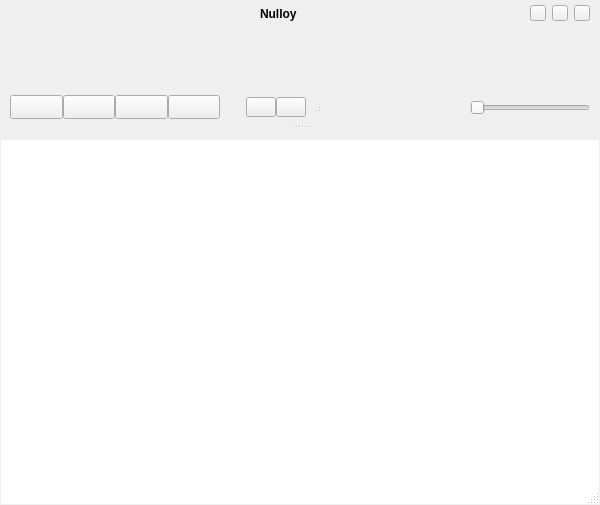
<?xml version="1.0" encoding="UTF-8"?>
<ui version="4.0">
 <class>mainWindow</class>
 <widget class="QDialog" name="mainWindow">
  <property name="geometry">
   <rect>
    <x>0</x>
    <y>0</y>
    <width>600</width>
    <height>505</height>
   </rect>
  </property>
  <property name="styleSheet">
   <string notr="true">#titleLabel {
	color : #141414;
	qproperty-shadow_enabled: true;
	qproperty-shadow_offset_y: 1;
	qproperty-shadow_color: #FFFFFF;
}

#borderWidget {
	background-color: qlineargradient(x1: 0, y1: 0, x2: 0, y2: 1, stop: 0 #767676, stop: 1 #515151);
}

#coverWidget {
	background: transparent;
	border: 1px solid #767676;
}
#coverWidget:hover {
	border: 1px solid #FBFFDD;
}

#backgroundWidget {
	background: #c8c8c8;
	border-top: 22px solid qlineargradient(spread:pad, x1:0, y1:0, x2:0, y2:1, stop:0 #f0f0f0, stop:1 #c8c8c8);
	border-bottom: 50px solid qlineargradient(spread:pad, x1:0, y1:0, x2:0, y2:1, stop:0 #c8c8c8, stop:1 #a0a0a0);
}

#splitter {
	background: #a0a0a0;
}
#splitter::handle {
	background-image: url(size_grip.png);
	background-repeat: no-repeat;
	background-position: center;
	border-width: 0 0 1 0;
	border-style: solid;
	border-color: #6c6c6c;
	margin-top: -8;
	padding-top: 7;
	padding-bottom: 1;
}

#shadowWidget {
	background: qlineargradient(spread:pad, x1:0, y1:0, x2:0, y2:1, stop:0 rgba(0, 0, 0, 110), stop:0.5 rgba(0, 0, 0, 35), stop:0.7 rgba(0, 0, 0, 15), stop:1 rgba(0, 0, 0, 0));
}

#playlistWidget {
	color: #000000;
	qproperty-playing_text_color: #000000;
	qproperty-failed_text_color: #949494;
	background: #FFFFFF;
	padding: 5;
	qproperty-file_drop_radius: 5;
	qproperty-file_drop_border_color: rgba(97, 148, 215, 50);
	qproperty-file_drop_background: rgba(97, 148, 215, 100);
}
#playlistWidget::item {
	background: #FFFFFF;
}
#playlistWidget::item:alternate {
	background: #E9E9E9;
}
#playlistWidget::item:selected {
	color: #000000;
	background: #BBBBBB;
}

#playlistWidget QScrollBar {
	background: transparent;
	width: 13;
	margin-bottom: 15;
}
#playlistWidget QScrollBar::handle {
	border-radius: 4px;
	border: 1px solid #FFFFFF;
	background: qlineargradient(spread:pad, x1:0.1, y1:0, x2:0.9, y2:0, stop:0 #AAAAAA, stop:1 #919191);
	margin-left: 5;
	border: 5;
	min-height: 30px;
}
#playlistWidget QScrollBar::handle:hover {
	background: qlineargradient(spread:pad, x1:0.1, y1:0, x2:0.9, y2:0, stop:0 #919191, stop:1 #828282);
}
#playlistWidget QScrollBar::add-line,
#playlistWidget QScrollBar::sub-line,
#playlistWidget QScrollBar::add-page,
#playlistWidget QScrollBar::sub-page {
	height: 0px;
	background: transparent;
}

#playlistToggleButton {
	border-radius: 2px;
	border: 1px solid #4A4A4A;
	border-bottom: none;
	border-bottom-left-radius: 0;
	border-bottom-right-radius: 0;
	background: qlineargradient(spread:pad, x1:0, y1:0.1, x2:0, y2:0.9, stop:0 #A8A8A8, stop:1 #A0A0A0);
	qproperty-icon: url(playlist_icon.png);
}
#playlistToggleButton:hover {
	background: qlineargradient(spread:pad, x1:0, y1:0.1, x2:0, y2:0.9, stop:0 #FFFFFD, stop:1 #FBFFDE);
}
#playlistToggleButton:pressed {
	background: qlineargradient(spread:pad, x1:0, y1:0.1, x2:0, y2:0.9, stop:0 #686868, stop:1 #9C9C9C);
}

#mainWindow &gt; QSizeGrip, #sizeGrip {
	background-image: url(size_grip.png);
	background-repeat: none;
	width: 14px;
	height: 14px;
}

#iconLabel {
	border-image: url(icon.png);
}

#segmentWrapper,
#repeatShuffleWrapper {
	border-radius: 2px;
	border:  1px solid #DEDEDE;
}
#prevButton, #playButton, #stopButton, #nextButton,
#repeatButton, #shuffleButton {
	border-radius: 2px;
	border: 1px solid #4A4A4A;
	background: qlineargradient(spread:pad, x1:0, y1:0.1, x2:0, y2:0.9, stop:0 #FAFAFA, stop:1 #9b9b9b);
	padding-top: 1px;
}
#prevButton, #playButton, #stopButton,
#repeatButton {
	border-right: none;
}
#playButton, #stopButton {
	border-radius: 0;
}
#prevButton, #repeatButton {
	border-top-right-radius: 0;
	border-bottom-right-radius: 0;
}
#nextButton, #shuffleButton {
	border-top-left-radius: 0;
	border-bottom-left-radius: 0;
}
#playButton:hover, #stopButton:hover,
#nextButton:hover, #prevButton:hover,
#repeatButton:hover, #shuffleButton:hover {
	background: qlineargradient(spread:pad, x1:0, y1:0.1, x2:0, y2:0.9, stop:0 #FFFFFE, stop:1 #FBFFDD);
}
#playButton:pressed, #stopButton:pressed,
#nextButton:pressed, #prevButton:pressed,
#repeatButton:pressed, #shuffleButton:pressed,
#repeatButton:checked, #shuffleButton:checked {
	background: qlineargradient(spread:pad, x1:0, y1:0.1, x2:0, y2:0.9, stop:0 #666666, stop:1 #9E9E9E);
	padding-top: 2px;
}
#repeatButton:checked, #shuffleButton:checked {
	padding-top: 0;
}
#repeatButton:checked:pressed, #shuffleButton:checked:pressed {
	padding-top: 2px;
}
#repeatButton {
	qproperty-icon: url(repeat.png);
}
#shuffleButton {
	qproperty-icon: url(shuffle.png);
}
#prevButton {
	qproperty-icon: url(prev.png);
}
#stopButton {
	qproperty-icon: url(stop.png);
}
#playButton {
	qproperty-icon: url(play.png);
}
#nextButton {
	qproperty-icon: url(next.png);
}

#menuWrapperOuter,
#minimizeWrapperOuter,
#closeWrapperOuter {
	background: qradialgradient(spread:pad, cx:0.5, cy:0.5, radius:0.5, fx:0.5, fy:0.5, stop:0 #EDEDED, stop:0.999 #EDEDED, stop:1 transparent);
}
#menuWrapperInner,
#minimizeWrapperInner,
#closeWrapperInner {
	background: qradialgradient(spread:pad, cx:0.5, cy:0.5, radius:0.5, fx:0.5, fy:0.5, stop:0 #4A4A4A, stop:0.98 #4A4A4A, stop:1 transparent);
}
#menuButton,
#minimizeButton,
#closeButton {
	border-radius: 8px;
	border: 2px solid transparent;
	background: qlineargradient(spread:pad, x1:0, y1:0.1, x2:0, y2:0.9, stop:0 #F8F8F8, stop:1 #B4B4B4);
}
#menuButton:hover, #minimizeButton:hover, #closeButton:hover  {
	background: qlineargradient(spread:pad, x1:0, y1:0.1, x2:0, y2:0.9, stop:0 #FFFFFB, stop:1 #FBFFE0);
}
#menuButton:pressed, #minimizeButton:pressed, #closeButton:pressed {
	background: qlineargradient(spread:pad, x1:0, y1:0.1, x2:0, y2:0.9, stop:0 #6F6F6F, stop:1 #B5B5B5);
	padding-top: 2px;
}
#closeButton {
	qproperty-icon: url(button_close.png);
}
#minimizeButton {
	qproperty-icon: url(button_minimize.png);
}
#menuButton {
	qproperty-icon: url(button_menu.png);
}

#volumeWrapper {
	margin: 8px 0;
	border-radius: 4px;
	border:  1px solid #DEDEDE;
}
#volumeSlider::groove:horizontal {
	border-radius: 4px;
	border: 1px solid #4A4A4A;
	background: qlineargradient(spread:pad, x1:0, y1:0.1, x2:0, y2:0.9, stop:0 #AAAAAA, stop:1 #8C8C8C);
	height: 8;
}
#volumeSlider::handle:horizontal {
	border-radius: 4px;
	border: 1px solid #4A4A4A;
	background: qlineargradient(spread:pad, x1:0, y1:0.1, x2:0, y2:0.9, stop:0 #F8F8F8, stop:1 #B4B4B4);
	width: 23;
	margin: -1;
}
#volumeSlider::handle:horizontal:hover {
	background: qlineargradient(spread:pad, x1:0, y1:0.1, x2:0, y2:0.9, stop:0 #F8F8F8, stop:1 #FBFFE0);
}

#waveformSlider {
	background: #000000;
	qproperty-radius: 5;
	qproperty-background: qlineargradient(spread:pad, x1:0, y1:0, x2:0, y2:1, stop:0 #28323D, stop:1 #3F4F61);
	qproperty-wave_background: qlineargradient(spread:pad, x1:0, y1:0, x2:0, y2:1, stop:0 #55A807, stop:1 #366B04);
	qproperty-wave_border_color: #8AE234;
	qproperty-progress_playing_background: #0080ff;
	qproperty-progress_paused_background: #CE8419;
	qproperty-playing_composition: Overlay;
	qproperty-paused_composition: Overlay;
	qproperty-file_drop_border_color: rgba(97, 148, 215, 150);
	qproperty-file_drop_background: rgba(97, 148, 215, 150);
}

NTrackInfoWidget {
	margin: 2;
}
NTrackInfoWidget QLabel {
	color: #FFFFFF;
	background: rgba(0, 0, 0, 180);
	border-radius: 7;
	padding: 0 3;
	max-height: 14px;
	font-size: 11px;
	font-weight: bold;
}
NTrackInfoWidget #MiddleCenter {
	border-radius: 8;
	padding-bottom: 2;
	font-size: 13px;
}</string>
  </property>
  <property name="sizeGripEnabled">
   <bool>true</bool>
  </property>
  <layout class="QVBoxLayout" name="verticalLayout">
   <property name="spacing">
    <number>0</number>
   </property>
   <property name="margin">
    <number>0</number>
   </property>
   <item>
    <widget class="QWidget" name="borderWidget" native="true">
     <layout class="QVBoxLayout" name="verticalLayout_6">
      <property name="spacing">
       <number>0</number>
      </property>
      <property name="margin">
       <number>1</number>
      </property>
      <item>
       <widget class="QSplitter" name="splitter">
        <property name="orientation">
         <enum>Qt::Vertical</enum>
        </property>
        <property name="handleWidth">
         <number>5</number>
        </property>
        <property name="childrenCollapsible">
         <bool>true</bool>
        </property>
        <widget class="QWidget" name="backgroundWidget" native="true">
         <layout class="QVBoxLayout" name="verticalLayout_3">
          <property name="margin">
           <number>0</number>
          </property>
          <item>
           <widget class="QWidget" name="splitTop" native="true">
            <layout class="QVBoxLayout" name="verticalLayout_2">
             <property name="spacing">
              <number>0</number>
             </property>
             <property name="leftMargin">
              <number>9</number>
             </property>
             <property name="topMargin">
              <number>4</number>
             </property>
             <property name="rightMargin">
              <number>9</number>
             </property>
             <property name="bottomMargin">
              <number>3</number>
             </property>
             <item>
              <widget class="QWidget" name="titleWidget" native="true">
               <property name="sizePolicy">
                <sizepolicy hsizetype="Preferred" vsizetype="Maximum">
                 <horstretch>0</horstretch>
                 <verstretch>0</verstretch>
                </sizepolicy>
               </property>
               <layout class="QHBoxLayout" name="titleBarlLayout">
                <property name="spacing">
                 <number>6</number>
                </property>
                <property name="margin">
                 <number>0</number>
                </property>
                <item>
                 <widget class="QWidget" name="iconLabel" native="true">
                  <property name="minimumSize">
                   <size>
                    <width>16</width>
                    <height>17</height>
                   </size>
                  </property>
                  <property name="maximumSize">
                   <size>
                    <width>16</width>
                    <height>17</height>
                   </size>
                  </property>
                 </widget>
                </item>
                <item>
                 <spacer name="titleBarSpacer_2">
                  <property name="orientation">
                   <enum>Qt::Horizontal</enum>
                  </property>
                  <property name="sizeType">
                   <enum>QSizePolicy::Expanding</enum>
                  </property>
                  <property name="sizeHint" stdset="0">
                   <size>
                    <width>10</width>
                    <height>10</height>
                   </size>
                  </property>
                 </spacer>
                </item>
                <item>
                 <widget class="NLabel" name="titleLabel">
                  <property name="sizePolicy">
                   <sizepolicy hsizetype="Minimum" vsizetype="Preferred">
                    <horstretch>0</horstretch>
                    <verstretch>0</verstretch>
                   </sizepolicy>
                  </property>
                  <property name="minimumSize">
                   <size>
                    <width>1</width>
                    <height>0</height>
                   </size>
                  </property>
                  <property name="font">
                   <font>
                    <pointsize>9</pointsize>
                    <weight>75</weight>
                    <bold>true</bold>
                   </font>
                  </property>
                  <property name="text">
                   <string notr="true">Nulloy</string>
                  </property>
                  <property name="alignment">
                   <set>Qt::AlignLeading|Qt::AlignLeft|Qt::AlignVCenter</set>
                  </property>
                 </widget>
                </item>
                <item>
                 <spacer name="titleBarSpacer_1">
                  <property name="orientation">
                   <enum>Qt::Horizontal</enum>
                  </property>
                  <property name="sizeType">
                   <enum>QSizePolicy::Expanding</enum>
                  </property>
                  <property name="sizeHint" stdset="0">
                   <size>
                    <width>10</width>
                    <height>10</height>
                   </size>
                  </property>
                 </spacer>
                </item>
                <item>
                 <widget class="QWidget" name="menuWrapperOuter" native="true">
                  <property name="minimumSize">
                   <size>
                    <width>16</width>
                    <height>17</height>
                   </size>
                  </property>
                  <property name="maximumSize">
                   <size>
                    <width>16</width>
                    <height>17</height>
                   </size>
                  </property>
                  <layout class="QVBoxLayout" name="menuWrapperLayoutOuter">
                   <property name="leftMargin">
                    <number>0</number>
                   </property>
                   <property name="topMargin">
                    <number>0</number>
                   </property>
                   <property name="rightMargin">
                    <number>0</number>
                   </property>
                   <property name="bottomMargin">
                    <number>1</number>
                   </property>
                   <item>
                    <widget class="QWidget" name="menuWrapperInner" native="true">
                     <layout class="QVBoxLayout" name="menuWrapperLayoutInner">
                      <property name="margin">
                       <number>0</number>
                      </property>
                      <item>
                       <widget class="QToolButton" name="menuButton">
                        <property name="sizePolicy">
                         <sizepolicy hsizetype="Preferred" vsizetype="Preferred">
                          <horstretch>0</horstretch>
                          <verstretch>0</verstretch>
                         </sizepolicy>
                        </property>
                        <property name="toolTip">
                         <string>Menu</string>
                        </property>
                        <property name="text">
                         <string/>
                        </property>
                       </widget>
                      </item>
                     </layout>
                    </widget>
                   </item>
                  </layout>
                 </widget>
                </item>
                <item>
                 <widget class="QWidget" name="minimizeWrapperOuter" native="true">
                  <property name="minimumSize">
                   <size>
                    <width>16</width>
                    <height>17</height>
                   </size>
                  </property>
                  <property name="maximumSize">
                   <size>
                    <width>16</width>
                    <height>17</height>
                   </size>
                  </property>
                  <layout class="QVBoxLayout" name="verticalLayout_9">
                   <property name="leftMargin">
                    <number>0</number>
                   </property>
                   <property name="topMargin">
                    <number>0</number>
                   </property>
                   <property name="rightMargin">
                    <number>0</number>
                   </property>
                   <property name="bottomMargin">
                    <number>1</number>
                   </property>
                   <item>
                    <widget class="QWidget" name="minimizeWrapperInner" native="true">
                     <layout class="QVBoxLayout" name="verticalLayout_10">
                      <property name="margin">
                       <number>0</number>
                      </property>
                      <item>
                       <widget class="QToolButton" name="minimizeButton">
                        <property name="sizePolicy">
                         <sizepolicy hsizetype="Preferred" vsizetype="Preferred">
                          <horstretch>0</horstretch>
                          <verstretch>0</verstretch>
                         </sizepolicy>
                        </property>
                        <property name="toolTip">
                         <string>Minimize</string>
                        </property>
                        <property name="text">
                         <string/>
                        </property>
                       </widget>
                      </item>
                     </layout>
                    </widget>
                   </item>
                  </layout>
                 </widget>
                </item>
                <item>
                 <widget class="QWidget" name="closeWrapperOuter" native="true">
                  <property name="minimumSize">
                   <size>
                    <width>16</width>
                    <height>17</height>
                   </size>
                  </property>
                  <property name="maximumSize">
                   <size>
                    <width>16</width>
                    <height>17</height>
                   </size>
                  </property>
                  <layout class="QVBoxLayout" name="verticalLayout_11">
                   <property name="leftMargin">
                    <number>0</number>
                   </property>
                   <property name="topMargin">
                    <number>0</number>
                   </property>
                   <property name="rightMargin">
                    <number>0</number>
                   </property>
                   <property name="bottomMargin">
                    <number>1</number>
                   </property>
                   <item>
                    <widget class="QWidget" name="closeWrapperInner" native="true">
                     <layout class="QVBoxLayout" name="verticalLayout_12">
                      <property name="margin">
                       <number>0</number>
                      </property>
                      <item>
                       <widget class="QToolButton" name="closeButton">
                        <property name="sizePolicy">
                         <sizepolicy hsizetype="Preferred" vsizetype="Preferred">
                          <horstretch>0</horstretch>
                          <verstretch>0</verstretch>
                         </sizepolicy>
                        </property>
                        <property name="toolTip">
                         <string>Close</string>
                        </property>
                        <property name="text">
                         <string/>
                        </property>
                       </widget>
                      </item>
                     </layout>
                    </widget>
                   </item>
                  </layout>
                 </widget>
                </item>
               </layout>
              </widget>
             </item>
             <item>
              <spacer name="verticalSpacer_2">
               <property name="orientation">
                <enum>Qt::Vertical</enum>
               </property>
               <property name="sizeType">
                <enum>QSizePolicy::Fixed</enum>
               </property>
               <property name="sizeHint" stdset="0">
                <size>
                 <width>20</width>
                 <height>4</height>
                </size>
               </property>
              </spacer>
             </item>
             <item>
              <layout class="QHBoxLayout" name="coverWaveformLayout">
               <property name="spacing">
                <number>4</number>
               </property>
               <item>
                <widget class="NCoverWidget" name="coverWidget">
                 <property name="sizePolicy">
                  <sizepolicy hsizetype="Fixed" vsizetype="Expanding">
                   <horstretch>0</horstretch>
                   <verstretch>0</verstretch>
                  </sizepolicy>
                 </property>
                 <property name="minimumSize">
                  <size>
                   <width>60</width>
                   <height>60</height>
                  </size>
                 </property>
                 <property name="text">
                  <string/>
                 </property>
                </widget>
               </item>
               <item>
                <widget class="NWaveformSlider" name="waveformSlider" native="true"/>
               </item>
              </layout>
             </item>
             <item>
              <spacer name="verticalSpacer">
               <property name="orientation">
                <enum>Qt::Vertical</enum>
               </property>
               <property name="sizeType">
                <enum>QSizePolicy::Fixed</enum>
               </property>
               <property name="sizeHint" stdset="0">
                <size>
                 <width>20</width>
                 <height>9</height>
                </size>
               </property>
              </spacer>
             </item>
             <item>
              <widget class="QWidget" name="controlsContainer" native="true">
               <property name="sizePolicy">
                <sizepolicy hsizetype="Preferred" vsizetype="Maximum">
                 <horstretch>0</horstretch>
                 <verstretch>0</verstretch>
                </sizepolicy>
               </property>
               <layout class="QHBoxLayout" name="horizontalLayout_3">
                <property name="margin">
                 <number>0</number>
                </property>
                <item>
                 <widget class="QWidget" name="segmentWrapper" native="true">
                  <property name="sizePolicy">
                   <sizepolicy hsizetype="Fixed" vsizetype="Fixed">
                    <horstretch>0</horstretch>
                    <verstretch>0</verstretch>
                   </sizepolicy>
                  </property>
                  <property name="minimumSize">
                   <size>
                    <width>210</width>
                    <height>25</height>
                   </size>
                  </property>
                  <property name="maximumSize">
                   <size>
                    <width>210</width>
                    <height>25</height>
                   </size>
                  </property>
                  <layout class="QHBoxLayout" name="horizontalLayout_2">
                   <property name="spacing">
                    <number>0</number>
                   </property>
                   <property name="leftMargin">
                    <number>0</number>
                   </property>
                   <property name="topMargin">
                    <number>0</number>
                   </property>
                   <property name="rightMargin">
                    <number>0</number>
                   </property>
                   <property name="bottomMargin">
                    <number>1</number>
                   </property>
                   <item>
                    <widget class="QToolButton" name="prevButton">
                     <property name="sizePolicy">
                      <sizepolicy hsizetype="Expanding" vsizetype="Expanding">
                       <horstretch>0</horstretch>
                       <verstretch>0</verstretch>
                      </sizepolicy>
                     </property>
                     <property name="focusPolicy">
                      <enum>Qt::NoFocus</enum>
                     </property>
                     <property name="toolTip">
                      <string>Previous</string>
                     </property>
                    </widget>
                   </item>
                   <item>
                    <widget class="QToolButton" name="playButton">
                     <property name="sizePolicy">
                      <sizepolicy hsizetype="Expanding" vsizetype="Expanding">
                       <horstretch>0</horstretch>
                       <verstretch>0</verstretch>
                      </sizepolicy>
                     </property>
                     <property name="focusPolicy">
                      <enum>Qt::NoFocus</enum>
                     </property>
                     <property name="toolTip">
                      <string>Play / Pause</string>
                     </property>
                    </widget>
                   </item>
                   <item>
                    <widget class="QToolButton" name="stopButton">
                     <property name="sizePolicy">
                      <sizepolicy hsizetype="Expanding" vsizetype="Expanding">
                       <horstretch>0</horstretch>
                       <verstretch>0</verstretch>
                      </sizepolicy>
                     </property>
                     <property name="focusPolicy">
                      <enum>Qt::NoFocus</enum>
                     </property>
                     <property name="toolTip">
                      <string>Stop</string>
                     </property>
                    </widget>
                   </item>
                   <item>
                    <widget class="QToolButton" name="nextButton">
                     <property name="sizePolicy">
                      <sizepolicy hsizetype="Expanding" vsizetype="Expanding">
                       <horstretch>0</horstretch>
                       <verstretch>0</verstretch>
                      </sizepolicy>
                     </property>
                     <property name="focusPolicy">
                      <enum>Qt::NoFocus</enum>
                     </property>
                     <property name="toolTip">
                      <string>Next</string>
                     </property>
                    </widget>
                   </item>
                  </layout>
                 </widget>
                </item>
                <item>
                 <spacer name="horizontalSpacer_2">
                  <property name="orientation">
                   <enum>Qt::Horizontal</enum>
                  </property>
                  <property name="sizeType">
                   <enum>QSizePolicy::Preferred</enum>
                  </property>
                  <property name="sizeHint" stdset="0">
                   <size>
                    <width>20</width>
                    <height>13</height>
                   </size>
                  </property>
                 </spacer>
                </item>
                <item>
                 <widget class="QWidget" name="repeatShuffleWrapper" native="true">
                  <property name="sizePolicy">
                   <sizepolicy hsizetype="Fixed" vsizetype="Fixed">
                    <horstretch>0</horstretch>
                    <verstretch>0</verstretch>
                   </sizepolicy>
                  </property>
                  <property name="minimumSize">
                   <size>
                    <width>60</width>
                    <height>21</height>
                   </size>
                  </property>
                  <property name="maximumSize">
                   <size>
                    <width>60</width>
                    <height>21</height>
                   </size>
                  </property>
                  <layout class="QHBoxLayout" name="segmentWrapper_2">
                   <property name="spacing">
                    <number>0</number>
                   </property>
                   <property name="leftMargin">
                    <number>0</number>
                   </property>
                   <property name="topMargin">
                    <number>0</number>
                   </property>
                   <property name="rightMargin">
                    <number>0</number>
                   </property>
                   <property name="bottomMargin">
                    <number>1</number>
                   </property>
                   <item>
                    <widget class="QToolButton" name="repeatButton">
                     <property name="sizePolicy">
                      <sizepolicy hsizetype="Expanding" vsizetype="Expanding">
                       <horstretch>0</horstretch>
                       <verstretch>0</verstretch>
                      </sizepolicy>
                     </property>
                     <property name="toolTip">
                      <string>Repeat</string>
                     </property>
                     <property name="text">
                      <string/>
                     </property>
                     <property name="iconSize">
                      <size>
                       <width>18</width>
                       <height>18</height>
                      </size>
                     </property>
                     <property name="checkable">
                      <bool>true</bool>
                     </property>
                    </widget>
                   </item>
                   <item>
                    <widget class="QToolButton" name="shuffleButton">
                     <property name="sizePolicy">
                      <sizepolicy hsizetype="Expanding" vsizetype="Expanding">
                       <horstretch>0</horstretch>
                       <verstretch>0</verstretch>
                      </sizepolicy>
                     </property>
                     <property name="toolTip">
                      <string>Shuffle</string>
                     </property>
                     <property name="text">
                      <string/>
                     </property>
                     <property name="iconSize">
                      <size>
                       <width>18</width>
                       <height>18</height>
                      </size>
                     </property>
                     <property name="checkable">
                      <bool>false</bool>
                     </property>
                    </widget>
                   </item>
                  </layout>
                 </widget>
                </item>
                <item>
                 <widget class="QSizeGrip" name="sizeGrip" native="true">
                  <property name="sizePolicy">
                   <sizepolicy hsizetype="Fixed" vsizetype="Fixed">
                    <horstretch>0</horstretch>
                    <verstretch>0</verstretch>
                   </sizepolicy>
                  </property>
                  <property name="minimumSize">
                   <size>
                    <width>10</width>
                    <height>11</height>
                   </size>
                  </property>
                  <property name="maximumSize">
                   <size>
                    <width>10</width>
                    <height>11</height>
                   </size>
                  </property>
                  <property name="cursor">
                   <cursorShape>SizeFDiagCursor</cursorShape>
                  </property>
                 </widget>
                </item>
                <item>
                 <spacer name="horizontalSpacer">
                  <property name="orientation">
                   <enum>Qt::Horizontal</enum>
                  </property>
                  <property name="sizeType">
                   <enum>QSizePolicy::MinimumExpanding</enum>
                  </property>
                  <property name="sizeHint" stdset="0">
                   <size>
                    <width>40</width>
                    <height>13</height>
                   </size>
                  </property>
                 </spacer>
                </item>
                <item>
                 <widget class="QWidget" name="volumeWrapper" native="true">
                  <property name="sizePolicy">
                   <sizepolicy hsizetype="Preferred" vsizetype="Fixed">
                    <horstretch>0</horstretch>
                    <verstretch>0</verstretch>
                   </sizepolicy>
                  </property>
                  <property name="minimumSize">
                   <size>
                    <width>0</width>
                    <height>26</height>
                   </size>
                  </property>
                  <property name="maximumSize">
                   <size>
                    <width>16777215</width>
                    <height>26</height>
                   </size>
                  </property>
                  <property name="sizeIncrement">
                   <size>
                    <width>0</width>
                    <height>26</height>
                   </size>
                  </property>
                  <layout class="QHBoxLayout" name="horizontalLayout">
                   <property name="spacing">
                    <number>0</number>
                   </property>
                   <property name="leftMargin">
                    <number>0</number>
                   </property>
                   <property name="topMargin">
                    <number>0</number>
                   </property>
                   <property name="rightMargin">
                    <number>0</number>
                   </property>
                   <property name="bottomMargin">
                    <number>1</number>
                   </property>
                   <item>
                    <widget class="NVolumeSlider" name="volumeSlider">
                     <property name="sizePolicy">
                      <sizepolicy hsizetype="Fixed" vsizetype="Fixed">
                       <horstretch>0</horstretch>
                       <verstretch>0</verstretch>
                      </sizepolicy>
                     </property>
                     <property name="minimumSize">
                      <size>
                       <width>120</width>
                       <height>25</height>
                      </size>
                     </property>
                     <property name="maximumSize">
                      <size>
                       <width>120</width>
                       <height>25</height>
                      </size>
                     </property>
                     <property name="focusPolicy">
                      <enum>Qt::NoFocus</enum>
                     </property>
                     <property name="toolTip">
                      <string>Volume</string>
                     </property>
                     <property name="maximum">
                      <number>100</number>
                     </property>
                     <property name="singleStep">
                      <number>2</number>
                     </property>
                     <property name="orientation">
                      <enum>Qt::Horizontal</enum>
                     </property>
                     <property name="tickPosition">
                      <enum>QSlider::NoTicks</enum>
                     </property>
                    </widget>
                   </item>
                  </layout>
                 </widget>
                </item>
               </layout>
              </widget>
             </item>
            </layout>
           </widget>
          </item>
         </layout>
        </widget>
        <widget class="QWidget" name="playlistContainer" native="true">
         <property name="sizePolicy">
          <sizepolicy hsizetype="Expanding" vsizetype="Expanding">
           <horstretch>0</horstretch>
           <verstretch>1</verstretch>
          </sizepolicy>
         </property>
         <layout class="QVBoxLayout" name="verticalLayout_4">
          <property name="spacing">
           <number>0</number>
          </property>
          <property name="margin">
           <number>0</number>
          </property>
          <item>
           <widget class="QWidget" name="shadowWidget" native="true">
            <property name="sizePolicy">
             <sizepolicy hsizetype="Preferred" vsizetype="Fixed">
              <horstretch>0</horstretch>
              <verstretch>0</verstretch>
             </sizepolicy>
            </property>
            <property name="minimumSize">
             <size>
              <width>0</width>
              <height>11</height>
             </size>
            </property>
            <property name="maximumSize">
             <size>
              <width>16777215</width>
              <height>11</height>
             </size>
            </property>
           </widget>
          </item>
          <item>
           <widget class="NPlaylistWidget" name="playlistWidget">
            <property name="focusPolicy">
             <enum>Qt::ClickFocus</enum>
            </property>
            <property name="acceptDrops">
             <bool>true</bool>
            </property>
            <property name="frameShape">
             <enum>QFrame::NoFrame</enum>
            </property>
            <property name="horizontalScrollBarPolicy">
             <enum>Qt::ScrollBarAlwaysOff</enum>
            </property>
            <property name="alternatingRowColors">
             <bool>true</bool>
            </property>
            <property name="selectionMode">
             <enum>QAbstractItemView::ExtendedSelection</enum>
            </property>
           </widget>
          </item>
         </layout>
        </widget>
       </widget>
      </item>
     </layout>
    </widget>
   </item>
  </layout>
 </widget>
 <customwidgets>
  <customwidget>
   <class>NWaveformSlider</class>
   <extends>QWidget</extends>
   <header>waveformSlider.h</header>
   <container>1</container>
  </customwidget>
  <customwidget>
   <class>NPlaylistWidget</class>
   <extends>QListWidget</extends>
   <header>playlistWidget.h</header>
  </customwidget>
  <customwidget>
   <class>NLabel</class>
   <extends>QLabel</extends>
   <header>label.h</header>
  </customwidget>
  <customwidget>
   <class>QSizeGrip</class>
   <extends>QWidget</extends>
   <header>qsizegrip.h</header>
   <container>1</container>
  </customwidget>
  <customwidget>
   <class>NCoverWidget</class>
   <extends>QLabel</extends>
   <header>coverWidget.h</header>
  </customwidget>
  <customwidget>
   <class>NVolumeSlider</class>
   <extends>QSlider</extends>
   <header>volumeSlider.h</header>
  </customwidget>
 </customwidgets>
 <resources/>
 <connections/>
</ui>
